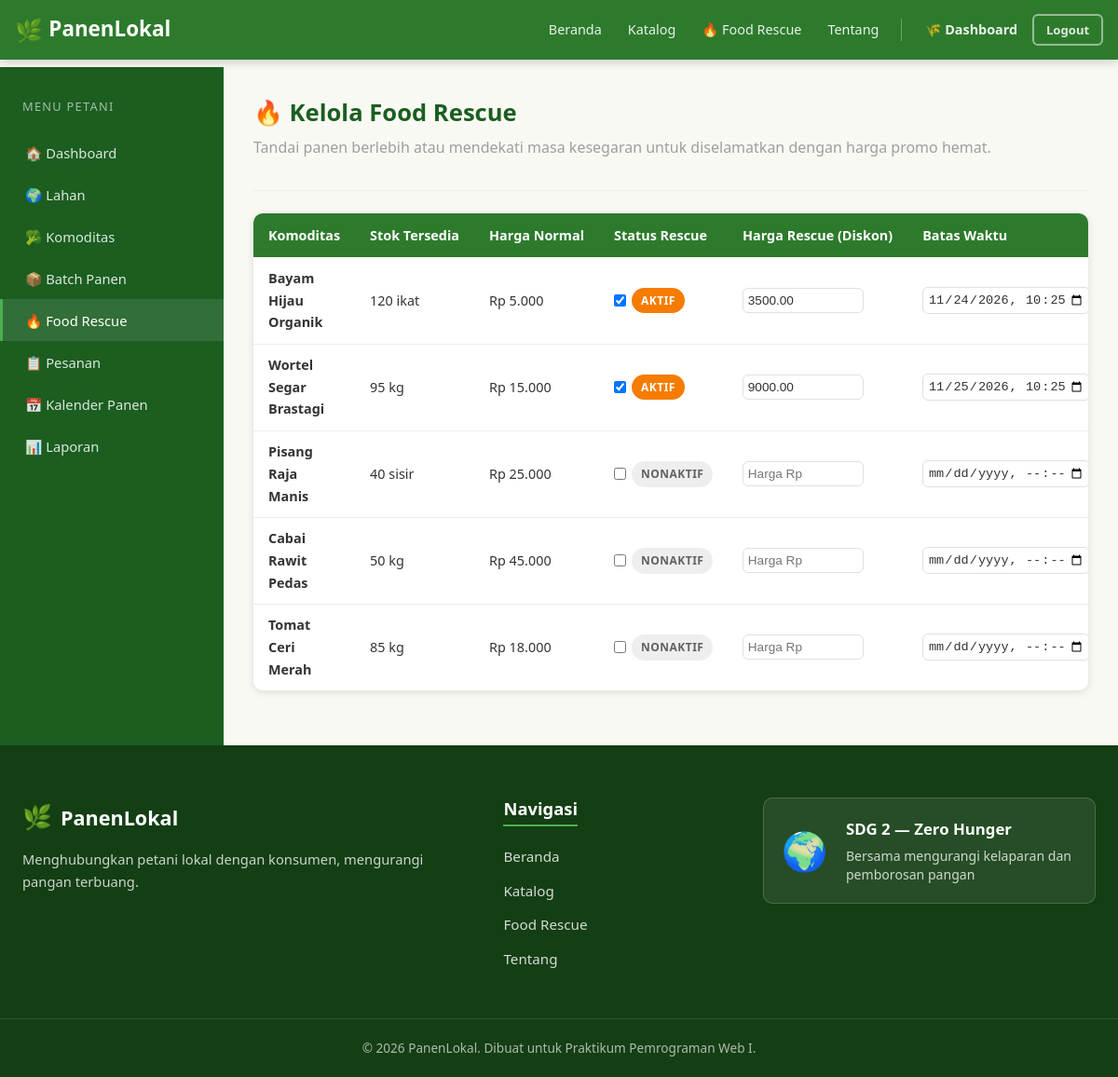
/petani/kelola_rescue.php (signed in), run on the app's committed database.
### tables this page shows
CREATE TABLE IF NOT EXISTS harvest_batches (
    id BIGINT UNSIGNED AUTO_INCREMENT PRIMARY KEY,
    commodity_id BIGINT UNSIGNED NOT NULL,
    land_id BIGINT UNSIGNED NULL,
    tanggal_estimasi_panen DATE NOT NULL,
    estimasi_jumlah DECIMAL(10,2) NOT NULL,
    stok_tersedia DECIMAL(10,2) NOT NULL,
    harga_normal DECIMAL(12,2) NOT NULL,
    rescue_aktif TINYINT(1) NOT NULL DEFAULT 0,
    harga_rescue DECIMAL(12,2) NULL,
    batas_rescue DATETIME NULL,
    status_batch ENUM('dibuka','siap_panen','habis','ditutup','dibatalkan') NOT NULL DEFAULT 'dibuka',
    created_at TIMESTAMP NOT NULL DEFAULT CURRENT_TIMESTAMP,
    updated_at TIMESTAMP NOT NULL DEFAULT CURRENT_TIMESTAMP ON UPDATE CURRENT_TIMESTAMP,
    INDEX idx_batches_commodity (commodity_id),
    INDEX idx_batches_land (land_id),
    INDEX idx_batches_status_date (status_batch, tanggal_estimasi_panen),
    INDEX idx_batches_rescue (rescue_aktif, batas_rescue),
    CONSTRAINT fk_batches_commodity FOREIGN KEY (commodity_id) REFERENCES commodities(id) ON UPDATE CASCADE ON DELETE RESTRICT,
    CONSTRAINT fk_batches_land FOREIGN KEY (land_id) REFERENCES lands(id) ON UPDATE CASCADE ON DELETE SET NULL
);

CREATE TABLE IF NOT EXISTS commodities (
    id BIGINT UNSIGNED AUTO_INCREMENT PRIMARY KEY,
    farmer_id BIGINT UNSIGNED NOT NULL,
    nama VARCHAR(120) NOT NULL,
    kategori VARCHAR(60) NOT NULL,
    deskripsi TEXT NULL,
    satuan VARCHAR(20) NOT NULL DEFAULT 'kg',
    gambar VARCHAR(255) NULL,
    status_komoditas ENUM('aktif','nonaktif') NOT NULL DEFAULT 'aktif',
    created_at TIMESTAMP NOT NULL DEFAULT CURRENT_TIMESTAMP,
    updated_at TIMESTAMP NOT NULL DEFAULT CURRENT_TIMESTAMP ON UPDATE CURRENT_TIMESTAMP,
    INDEX idx_commodities_farmer (farmer_id),
    INDEX idx_commodities_status (status_komoditas),
    CONSTRAINT fk_commodities_farmer FOREIGN KEY (farmer_id) REFERENCES farmer_profiles(id) ON UPDATE CASCADE ON DELETE RESTRICT
);

### includes/functions.php (called while the page is built, shortened)
<?php
function format_rupiah($angka) {
    return 'Rp ' . number_format((float)$angka, 0, ',', '.');
}
function sanitize($str) {
    return htmlspecialchars((string)$str, ENT_QUOTES, 'UTF-8');
}
?>

### petani/kelola_rescue.php (the view, shortened to what this page needs)
<?php
require_once __DIR__ . '/../config/koneksi.php';
require_once __DIR__ . '/../includes/functions.php';
$stmt = $conn->prepare("SELECT id FROM farmer_profiles WHERE user_id = ?");
$stmt->bind_param("i", $_SESSION['user_id']);
$stmt->execute();
$fp = $stmt->get_result()->fetch_assoc();
$farmer_id = $fp['id'] ?? 0;
$sql = "
    SELECT hb.*, c.nama AS komoditas, c.satuan
    FROM harvest_batches hb
    JOIN commodities c ON c.id = hb.commodity_id
    WHERE c.farmer_id = ? AND hb.status_batch = 'dibuka'
    ORDER BY hb.rescue_aktif DESC, hb.created_at DESC
";
$b_list = $conn->prepare($sql);
$b_list->bind_param("i", $farmer_id);
$b_list->execute();
$batches = $b_list->get_result();
require_once __DIR__ . '/../includes/header.php';
require_once __DIR__ . '/../includes/navbar.php';
?>
<div class="dashboard-layout">
  <aside class="sidebar">
    <div class="sidebar-title">Menu Petani</div>
    <ul class="sidebar-menu">
      <li><a href="<?= BASE_URL ?>/petani/index.php">🏠 Dashboard</a></li>
      <li><a href="<?= BASE_URL ?>/petani/lahan.php">🌍 Lahan</a></li>
      <li><a href="<?= BASE_URL ?>/petani/komoditas.php">🥦 Komoditas</a></li>
      <li><a href="<?= BASE_URL ?>/petani/batch_panen.php">📦 Batch Panen</a></li>
      <li><a href="<?= BASE_URL ?>/petani/kelola_rescue.php" class="active">🔥 Food Rescue</a></li>
      <li><a href="<?= BASE_URL ?>/petani/pesanan.php">📋 Pesanan</a></li>
      <li><a href="<?= BASE_URL ?>/petani/kalender_panen.php">📅 Kalender Panen</a></li>
      <li><a href="<?= BASE_URL ?>/petani/laporan.php">📊 Laporan</a></li>
    </ul>
  </aside>
  <main class="dashboard-main">
    <div class="dashboard-header">
      <h1>🔥 Kelola Food Rescue</h1>
      <p class="text-muted">Tandai panen berlebih atau mendekati masa kesegaran untuk diselamatkan dengan harga promo hemat.</p>
    </div>
    <div class="table-card">
      <table>
        <thead>
          <tr>
            <th>Komoditas</th>
            <th>Stok Tersedia</th>
            <th>Harga Normal</th>
            <th>Status Rescue</th>
            <th>Harga Rescue (Diskon)</th>
            <th>Batas Waktu</th>
          </tr>
        </thead>
        <tbody>
        <?php if ($batches->num_rows > 0): ?>
          <?php while ($b = $batches->fetch_assoc()): ?>
          <tr>
            <form method="POST">
              <td><strong><?= sanitize($b['komoditas']) ?></strong></td>
              <td><?= (float)$b['stok_tersedia'] ?> <?= sanitize($b['satuan']) ?></td>
              <td><?= format_rupiah($b['harga_normal']) ?></td>
              <td>
                <label style="display:flex; align-items:center; gap:.4rem; cursor:pointer;">
                  <input type="checkbox" name="rescue_aktif" value="1" <?= $b['rescue_aktif'] ? 'checked' : '' ?>>
                  <span class="badge <?= $b['rescue_aktif'] ? 'badge-rescue' : 'badge-secondary' ?>">
                    <?= $b['rescue_aktif'] ? 'Aktif' : 'Nonaktif' ?>
                  </span>
                </label>
              </td>
              <td>
                <input type="number" name="harga_rescue" class="form-control" style="width:130px; font-size:.85rem; padding:.3rem;" placeholder="Harga Rp" value="<?= sanitize($b['harga_rescue'] ?? '') ?>">
              </td>
              <td>
                <input type="datetime-local" name="batas_rescue" class="form-control" style="width:180px; font-size:.85rem; padding:.3rem;" value="<?= $b['batas_rescue'] ? date('Y-m-d\TH:i', strtotime($b['batas_rescue'])) : '' ?>">
              </td>
            </form>
          </tr>
          <?php endwhile; ?>
        <?php else: ?>
          <tr><td colspan="7" class="text-center text-muted">Belum ada batch panen dengan status dibuka.</td></tr>
        <?php endif; ?>
        </tbody>
      </table>
    </div>
  </main>
</div>
<?php require_once __DIR__ . '/../includes/footer.php'; ?>

### assets/css/style.css (style rules this page uses)
*, *::before, *::after { box-sizing: border-box; margin: 0; padding: 0; }
:root { --green-dark: #1b5e20; --green-main: #2d7a2d; --green-mid: #388e3c; --green-light: #4caf50; --green-pale: #c8e6c9; --green-bg: #f1f8f1; --orange: #f57c00; --orange-light: #ffe0b2; --red: #c62828; --red-light: #ffebee; --blue: #1565c0; --blue-light: #e3f2fd; --yellow: #f9a825; --yellow-light: #fff9c4; --cream: #f9f9f4; --white: #ffffff; --gray-100: #f5f5f5; --gray-200: #eeeeee; --gray-300: #e0e0e0; --gray-500: #9e9e9e; --gray-700: #616161; --gray-900: #212121; --text: #333333; --shadow: 0 2px 8px rgba(0,0,0,.12); --shadow-lg: 0 4px 20px rgba(0,0,0,.18); --radius: 10px; --radius-sm: 6px; --transition: .25s ease; }
html { font-size: 16px; scroll-behavior: smooth; }
body { font-family: 'Segoe UI', system-ui, -apple-system, sans-serif; color: var(--text); background: var(--cream); line-height: 1.65; min-height: 100vh; display: flex; flex-direction: column; }
a { color: var(--green-main); text-decoration: none; transition: color var(--transition); }
h1,h2,h3,h4,h5,h6 { font-weight: 700; line-height: 1.3; color: var(--gray-900); margin-bottom: .5rem; }
h1 { font-size: 2.2rem; }
p { margin-bottom: 1rem; }
ul,ol { padding-left: 1.5rem; }
.form-control { width: 100%; padding: .6rem .9rem; border: 1.5px solid var(--gray-300); border-radius: var(--radius-sm); font-size: .95rem; color: var(--text); background: var(--white); transition: border-color var(--transition), box-shadow var(--transition); }
.badge { display: inline-block; padding: .25rem .6rem; border-radius: 20px; font-size: .75rem; font-weight: 700; text-transform: uppercase; letter-spacing: .04em; }
.badge-rescue { background: var(--orange); color: var(--white); }
.badge-secondary { background: var(--gray-200); color: var(--gray-700); }
table { width: 100%; border-collapse: collapse; font-size: .9rem; }
thead th { background: var(--green-main); color: var(--white); padding: .75rem 1rem; text-align: left; white-space: nowrap; }
tbody td { padding: .65rem 1rem; border-bottom: 1px solid var(--gray-200); vertical-align: middle; }
tbody tr:last-child td { border-bottom: none; }
.table-card { background: var(--white); border-radius: var(--radius); box-shadow: var(--shadow); overflow: hidden; }
.dashboard-layout { display: flex; min-height: calc(100vh - 72px); }
.sidebar { width: 240px; flex-shrink: 0; background: var(--green-dark); color: var(--white); padding: 1.5rem 0; position: sticky; top: 72px; height: calc(100vh - 72px); overflow-y: auto; }
.sidebar-title { padding: .5rem 1.5rem 1rem; font-size: .8rem; text-transform: uppercase; letter-spacing: .1em; opacity: .6; }
.sidebar-menu { list-style: none; padding: 0; margin: 0; }
.sidebar-menu li a { display: block; padding: .65rem 1.5rem; color: rgba(255,255,255,.85); transition: background var(--transition); font-size: .92rem; text-decoration: none !important; border-left: 3px solid transparent; }
.sidebar-menu li a:hover, .sidebar-menu li a.active { background: rgba(255,255,255,.1); color: var(--white); border-left-color: var(--green-light); }
.dashboard-main { flex: 1; padding: 2rem; min-width: 0; }
.dashboard-header { margin-bottom: 1.5rem; padding-bottom: 1rem; border-bottom: 1px solid var(--gray-200); }
.dashboard-header h1 { font-size: 1.6rem; color: var(--green-dark); }
.text-muted { color: var(--gray-500); }

### data on the page
harvest_batches: commodity.nama "Bayam Hijau Organik", stok_tersedia "120", commodity.satuan "ikat", harga_normal "Rp 5.000", rescue_aktif "☑", shows "AKTIF", harga_rescue "3500.00", batas_rescue "11/24/2026 10:25"
harvest_batches: commodity.nama "Wortel Segar Brastagi", stok_tersedia "95", commodity.satuan "kg", harga_normal "Rp 15.000", rescue_aktif "☑", shows "AKTIF", harga_rescue "9000.00", batas_rescue "11/25/2026 10:25"
harvest_batches: commodity.nama "Pisang Raja Manis", stok_tersedia "40", commodity.satuan "sisir", harga_normal "Rp 25.000", shows "NONAKTIF"
harvest_batches: commodity.nama "Cabai Rawit Pedas", stok_tersedia "50", commodity.satuan "kg", harga_normal "Rp 45.000", shows "NONAKTIF"
harvest_batches: commodity.nama "Tomat Ceri Merah", stok_tersedia "85", commodity.satuan "kg", harga_normal "Rp 18.000", shows "NONAKTIF"
